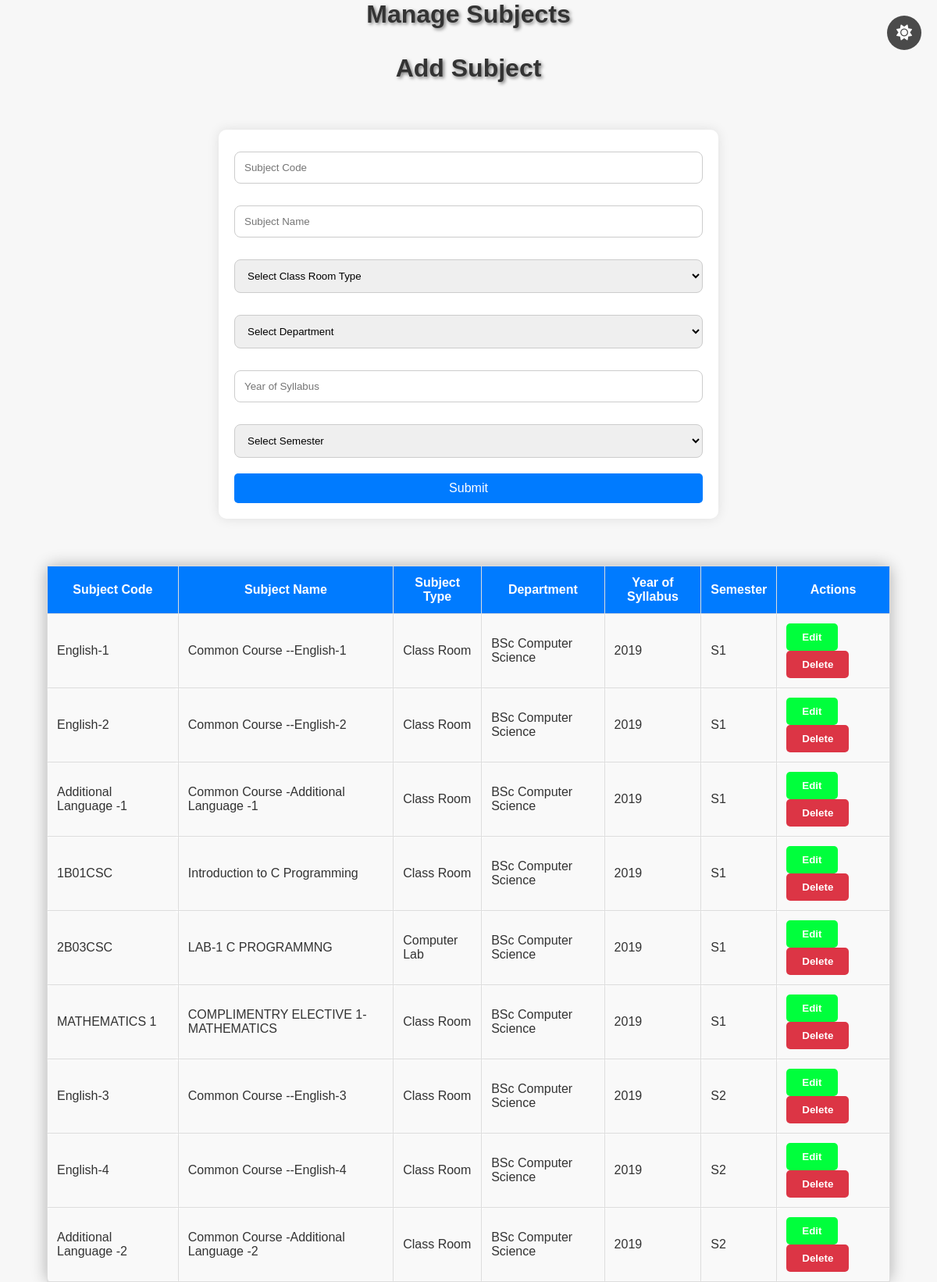
Page /subjects_management/ on the committed database.
### SynChronisApp/models.py (models this page shows)
class SubjectsTable(models.Model):
    SType=[
        ('Class Room', 'Class Room'),
        ('Computer Lab', 'Computer Lab'),
        ('Electronics Lab', 'Electronics Lab'),
        ('Physics Lab', 'Physics Lab'),
        ('Chemistry Lab', 'Chemistry Lab'),
        ('Biology Lab', 'Biology Lab'),
        ('Maths Lab', 'Maths Lab'),
        ('Library', 'Library'),
        ('Auditorium', 'Auditorium'),
        ('Seminar Hall', 'Seminar Hall'),
    ]
    Subject_code = models.CharField(max_length=50, null=True, blank=True)
    SubjectName = models.CharField(max_length=50, null=True, blank=True)
    SubjectType = models.CharField(max_length=50, choices=SType, null=True, blank=True)
    Department = models.ForeignKey('DepartmentsTable', on_delete=models.CASCADE, null=True, blank=True)
    Year_of_Syllabus = models.CharField(max_length=50, null=True, blank=True)
    Semester = models.ForeignKey(SemesterTable, on_delete=models.CASCADE, null=True, blank=True)

class DepartmentsTable(models.Model):
    department_id = models.IntegerField(null=False, blank=False)
    Department = models.CharField(max_length=50, null=True, blank=True)

class SemesterTable(models.Model):
    Semester = models.CharField(max_length=50, null=True, blank=True)
    StartDate = models.DateField(null=True, blank=True)
    EndDate = models.DateField(null=True, blank=True)
    course = models.ForeignKey(CourseTable, on_delete=models.CASCADE, null=True, blank=True)

### SynChronisApp/views.py (the view, shortened to what this page needs)
# urls.py: path('subjects_management/', ManageSubjectsView.as_view(), name='subjects_management'),
class ManageSubjectsView(View):
    def get(self, request):
        departments = DepartmentsTable.objects.all()
        courses = CourseTable.objects.all()
        semesters = SemesterTable.objects.all()
        subjects = SubjectsTable.objects.all()
        subject_types = SubjectsTable.SType
        return render(request, 'managesubjects.html', {
            'departments': departments,
            'courses': courses,
            'semesters': semesters,
            'subjects': subjects,
            'subject_types': subject_types,
        })

### templates/managesubjects.html (shortened to what this page needs)
{% load static %}
<html lang="en">
<head>
    <link href="https://cdnjs.cloudflare.com/ajax/libs/font-awesome/6.0.0-beta3/css/all.min.css" rel="stylesheet">
    <link rel="stylesheet" href="{% static 'css/manage.css' %}">
</head>
<body>
    <button id="theme-toggle-btn" class="theme-toggle-btn">
        <i class="fa fa-sun"></i>
    </button>
    <h2>Manage Subjects</h2>
    <h3 id="form-title">Add Subject</h3>
    <form method="post" id="subject-form">
        <input type="text" name="subject_code" id="subject_code" placeholder="Subject Code" required>
        <input type="text" name="subject_name" id="subject_name" placeholder="Subject Name" required>
        <select name="subject_type" id="subject_type" required>
            <option value="">Select Class Room Type</option>
        </select>
        <select name="department_id" id="department_id" required>
            <option value="">Select Department</option>
        </select>
        <input type="text" name="year_of_syllabus" id="year_of_syllabus" placeholder="Year of Syllabus" required>
        <select name="semester" id="semester" required>
            <option value="">Select Semester</option>
        </select>
        <button type="submit">Submit</button>
    </form>
    <table>
        <thead>
            <tr>
                <th>Subject Code</th>
                <th>Subject Name</th>
                <th>Subject Type</th>
                <th>Department</th>
                <th>Year of Syllabus</th>
                <th>Semester</th>
                <th>Actions</th>
            </tr>
        </thead>
        <tbody>
            {% for subject in subjects %}
            <tr data-id="{{ subject.id }}">
                <td>{{ subject.Subject_code }}</td>
                <td>{{ subject.SubjectName }}</td>
                <td>{{ subject.SubjectType }}</td>
                <td>{{ subject.Department.Department }}</td>
                <td>{{ subject.Year_of_Syllabus }}</td>
                <td>{{ subject.Semester.Semester }}</td>
                <td>
                    <button class="edit-btn" id="edit-btn" data-id="{{ subject.id }}">Edit</button>
                    <button class="delete-btn" id="delete-btn" data-id="{{ subject.id }}">Delete</button>
                </td>
            </tr>
            {% endfor %}
        </tbody>
    </table>
</body>
</html>

### static/css/manage.css (style rules this page uses)
body { font-family: 'Arial', sans-serif; margin: 0; padding: 0; height: 100%; background: url('https://maps.googleapis.com/maps/api/staticmap?center=40.748817,-73.985428&zoom=15&size=600x300&maptype=roadmap') no-repeat center center fixed; background-size: cover; overflow: hidden; color: #333; overflow-y: scroll; }
h2, h3 { text-align: center; color: inherit; font-size: 2rem; font-weight: bold; text-shadow: 2px 2px 4px rgba(0, 0, 0, 0.5); }
button { cursor: pointer; border: none; padding: 10px 20px; border-radius: 5px; transition: all 0.3s ease; }
#theme-toggle-btn { position: fixed; top: 20px; right: 20px; background-color: rgba(0, 0, 0, 0.7); color: white; padding: 12px; border-radius: 50%; font-size: 18px; }
#theme-toggle-btn i { font-size: 20px; }
form { max-width: 600px; margin: 60px auto; padding: 20px; border-radius: 10px; background-color: rgba(255, 255, 255, 0.85); box-shadow: 0 0 15px rgba(0, 0, 0, 0.1); }
form input, form select { width: 100%; padding: 12px; margin: 8px 0 20px 0; border: 1px solid #ccc; border-radius: 8px; box-sizing: border-box; }
form button { background-color: #007bff; color: white; font-size: 1rem; width: 100%; transition: background-color 0.3s; }
table { width: 90%; margin: 30px auto; border-collapse: collapse; box-shadow: 0 0 20px rgba(0, 0, 0, 0.3); border-radius: 10px; background-color: rgba(255, 255, 255, 0.8); }
th, td { padding: 12px; text-align: left; border: 1px solid #ddd; }
th { background-color: #007bff; color: white; font-weight: bold; text-align: center; }
td { background-color: rgba(255, 255, 255, 0.9); color: #333; border-radius: 5px; }
body.light { background-color: #f7f7f7; }
body.light form { background-color: #fff; box-shadow: 0 0 15px rgba(0, 0, 0, 0.1); }
body.light table { background-color: #fff; color: #333; border-radius: 10px; }
body.light th { background-color: #007bff; }
body.light td { background-color: #f9f9f9; }
body.light th, body.light td { border: 1px solid #ddd; }
body.light button { background-color: #007bff; color: white; }
.light #edit-course-btn, .light #edit-btn, .light #edit-department-btn { background-color: #00ff3c; color: white; font-weight: bold; }
.light #delete-course-btn, .light #delete-btn, .light #delete-department-btn { background-color: #dc3545; color: white; font-weight: bold; }

### rows in the picture
SubjectsTable: Subject_code "English-1", SubjectName "Common Course --English-1", SubjectType "Class Room", Department.Department "BSc Computer Science", Year_of_Syllabus "2019", Semester.Semester "S1"
SubjectsTable: Subject_code "English-2", SubjectName "Common Course --English-2", SubjectType "Class Room", Department.Department "BSc Computer Science", Year_of_Syllabus "2019", Semester.Semester "S1"
SubjectsTable: Subject_code "Additional Language -1", SubjectName "Common Course -Additional Language -1", SubjectType "Class Room", Department.Department "BSc Computer Science", Year_of_Syllabus "2019", Semester.Semester "S1"
SubjectsTable: Subject_code "1B01CSC", SubjectName "Introduction to C Programming", SubjectType "Class Room", Department.Department "BSc Computer Science", Year_of_Syllabus "2019", Semester.Semester "S1"
SubjectsTable: Subject_code "2B03CSC", SubjectName "LAB-1 C PROGRAMMNG", SubjectType "Computer Lab", Department.Department "BSc Computer Science", Year_of_Syllabus "2019", Semester.Semester "S1"
SubjectsTable: Subject_code "MATHEMATICS 1", SubjectName "COMPLIMENTRY ELECTIVE 1-MATHEMATICS", SubjectType "Class Room", Department.Department "BSc Computer Science", Year_of_Syllabus "2019", Semester.Semester "S1"
SubjectsTable: Subject_code "English-3", SubjectName "Common Course --English-3", SubjectType "Class Room", Department.Department "BSc Computer Science", Year_of_Syllabus "2019", Semester.Semester "S2"
SubjectsTable: Subject_code "English-4", SubjectName "Common Course --English-4", SubjectType "Class Room", Department.Department "BSc Computer Science", Year_of_Syllabus "2019", Semester.Semester "S2"
SubjectsTable: Subject_code "Additional Language -2", SubjectName "Common Course -Additional Language -2", SubjectType "Class Room", Department.Department "BSc Computer Science", Year_of_Syllabus "2019", Semester.Semester "S2"
